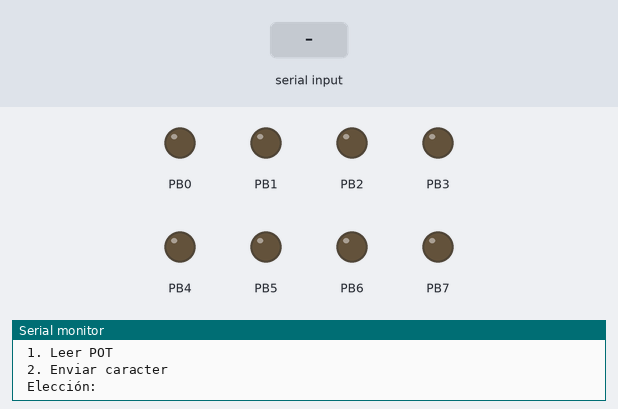
A program run on a simulated ATmega328P, built with avr-gcc and emulated at 16 MHz. Parts: output pins drawn as LEDs (lit = HIGH), the last lines printed to the serial monitor. The inputs (shaded band) are chosen by the test bench.

Above: at 1.2 s.
1.3 s: "0" received over Serial
2.8 s: "1" received over Serial
4.3 s: "2" received over Serial
5.8 s: "0" received over Serial
At 6.5 s:
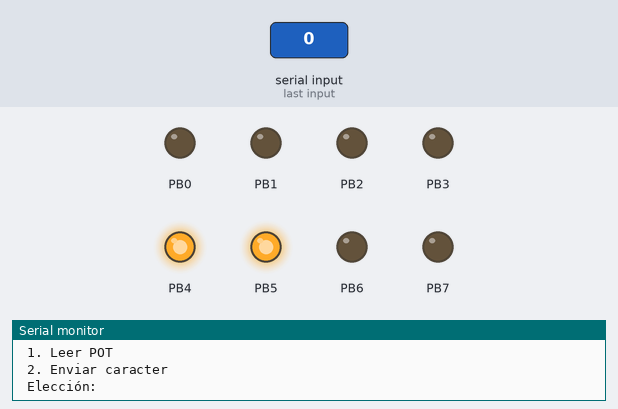
Timing chart, 0 to 8.3 s (numbered marks = the images above; inputs shaded):
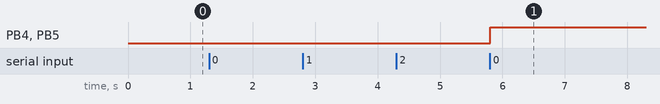

Measured:
- after the input at 5.8 s, PB4, PB5: LOW → HIGH at once

The program:

main.c
```c
/*
 * PostLab6.c
 *
 * Created: 30/04/2025 08:47:52
 * Author : Arnulfo Díaz
 */

#define F_CPU 16000000UL
#include <avr/io.h>
#include <util/delay.h>
#include <avr/interrupt.h>

// Prototipos de función
void setup();
void UART_init();
void write_char(char caracter);
void write_str(char* texto);
void initADC();
void UART_write_number(uint16_t num);

volatile char str[10];
volatile char entrada = '0';
volatile char valor = '0';
volatile uint8_t expecting_value = 0; // Nueva variable de estado

int main(void)
{
	setup();
	while (1)
	{
		write_str("\n Bienvenido seleccione una opción: \n 1. Leer POT \n 2. Enviar caracter \n Elección: ");
		while (entrada == '0'){}
		switch (entrada){
			case '1':
			write_str("\n Valor de POT: ");
			ADCSRA |= (1 << ADSC);
			entrada = '0';
			break;
			case '2':
			write_str("\nIngrese valor:");
			expecting_value = 1; // Activar espera del valor
			while (expecting_value == 1) {} // Esperar hasta recibir el valor
			PORTB = valor; // Actualizar PORTB con el valor recibido
			entrada = '0'; // Reiniciar para nuevas selecciones
			break;
		}
	}
}

// Funciones de Seteo
void setup()
{
	cli();
	DDRB = 0xFF;

	UART_init();
	initADC();

	sei();
}

void UART_init()
{
	DDRD |= (1 << DDD1);
	DDRD &= ~(1 << DDD0);
	UCSR0A = 0;
	UCSR0B |= (1 << RXCIE0) | (1<< RXEN0) | (1 << TXEN0);
	UCSR0C = (1 << UCSZ01) | (1 << UCSZ00);
	UBRR0 = 103;
}

void initADC(){
	ADMUX = 0;
	ADMUX |= (1 << REFS0) | (1 << ADLAR);
	ADCSRA = (1 << ADPS1) | (1 << ADPS0) | (1 << ADIE) | (1 << ADEN);
}

void write_char(char caracter)
{
	while (!(UCSR0A & (1 << UDRE0)));
	UDR0 = caracter;
}

void write_str(char* texto)
{
	for(uint8_t i = 0; *(texto+i) != '\0'; i++)
	{
		write_char(*(texto+i));
	}
}

void UART_write_number(uint16_t pot)
{
	itoa(pot, str, 10);
	write_str(str);
}

// Interrupt routines
ISR(ADC_vect){
	uint16_t ent = ADCH;
	UART_write_number(ent);
}

ISR(USART_RX_vect){
	char received = UDR0; // Leer el carácter recibido

	if (expecting_value) {
		valor = received; // Almacenar el valor para PORTB
		expecting_value = 0; // Desactivar espera
		write_char(received); // Eco del valor recibido
		}
		else {
		if (entrada == '0') {
			entrada = received; // Capturar selección del menú
		}
		write_char(received); // Eco de la selección
	}
}
```
